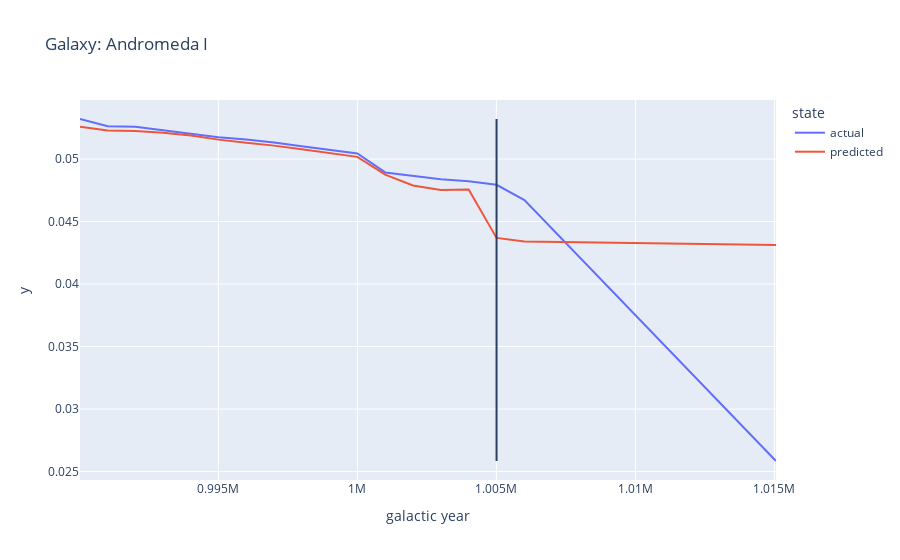

The cell this chart's notebook holds for it:
### Code cell
# Plotting y_true vs y_pred with forecast, change i variable
# to see the different galaxies
galaxy_index = 1
plot_resulting_df(res_df=resulting_df, index=galaxy_index)

### Figure 1 — Plotly figure (JSON) as saved in the notebook; plotly's stock layout.template omitted (floating-point values rounded to 4 significant figures)
{"data": [{"hovertemplate": "state=actual<br>galactic year=%{x}<br>y=%{y}<extra></extra>", "legendgroup": "actual", "line": {"color": "#636efa", "dash": "solid"}, "mode": "lines", "name": "actual", "showlegend": true, "type": "scatter", "x": [990025, 991020, 992016, 993012, 994009, 995006, 996004, 997002, 998001, 999000, 1000000, 1001000, 1002001, 1003002, 1004004, 1005006, 1006009, 1015056], "xaxis": "x", "y": [0.0532, 0.05262, 0.05259, 0.05229, 0.05204, 0.05174, 0.05156, 0.05133, 0.05102, 0.05074, 0.05045, 0.04893, 0.04867, 0.04838, 0.04822, 0.04794, 0.04672, 0.02584], "yaxis": "y"}, {"hovertemplate": "state=predicted<br>galactic year=%{x}<br>y=%{y}<extra></extra>", "legendgroup": "predicted", "line": {"color": "#EF553B", "dash": "solid"}, "mode": "lines", "name": "predicted", "showlegend": true, "type": "scatter", "x": [990025, 991020, 992016, 993012, 994009, 995006, 996004, 997002, 998001, 999000, 1000000, 1001000, 1002001, 1003002, 1004004, 1005006, 1006009, 1015056], "xaxis": "x", "y": [0.05258, 0.05229, 0.05225, 0.0521, 0.05188, 0.05155, 0.0513, 0.05107, 0.05078, 0.05048, 0.05017, 0.04875, 0.04789, 0.04752, 0.04756, 0.04369, 0.04341, 0.04313], "yaxis": "y"}], "layout": {"legend": {"title": {"text": "state"}, "tracegroupgap": 0}, "shapes": [{"type": "line", "x0": 1005006, "x1": 1005006, "xref": "x", "y0": 0.02584, "y1": 0.0532, "yref": "y"}], "title": {"text": "Galaxy: Andromeda I"}, "xaxis": {"anchor": "y", "domain": [0, 1], "title": {"text": "galactic year"}}, "yaxis": {"anchor": "x", "domain": [0, 1], "title": {"text": "y"}}}}
